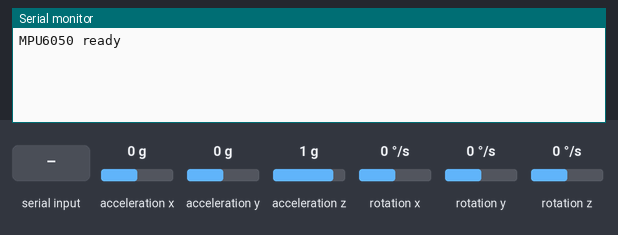
Simulated run of this sketch. Board: Raspberry Pi Pico. Parts: the last lines printed to the serial monitor. The test bench sets the inputs (shaded band); at power-on: acceleration x 0 g, acceleration y 0 g, acceleration z 1 g, rotation x 0 °/s, rotation y 0 °/s, rotation z 0 °/s.

Above: at 1.2 s.
1.3 s: "START 1\n" received over Serial
At 2.1 s:
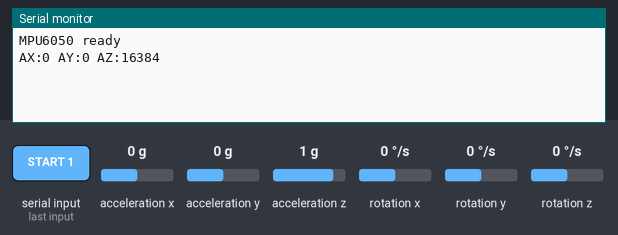
3.8 s: "START\n" received over Serial
At 4.2 s:
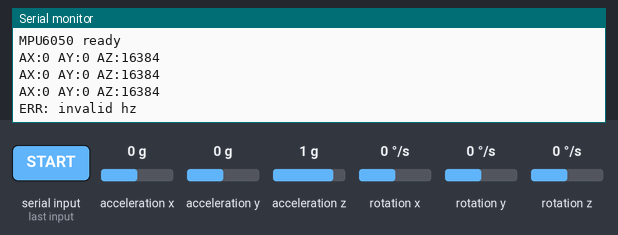
5.3 s: acceleration x set to -1.4 g
At 5.9 s:
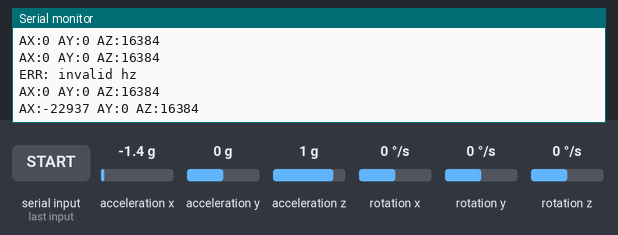
6.8 s: acceleration y set to -1.4 g
At 8.1 s:
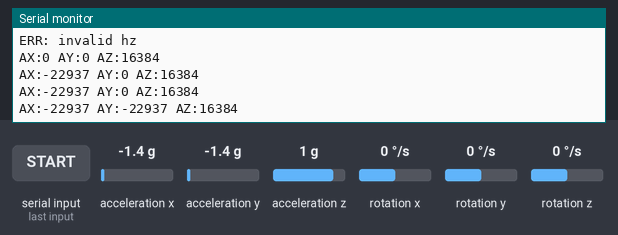
8.3 s: acceleration z set to -1.4 g
At 9.2 s:
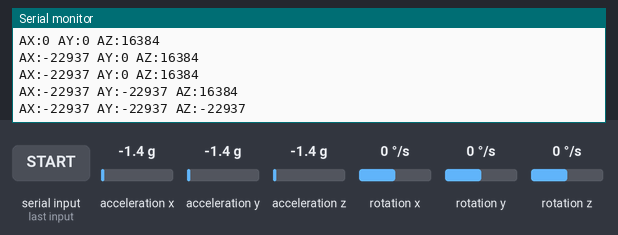

Measured:
- after the input at 1.3 s, the serial monitor: prints a new line at once (image 1)
- after the input at 3.8 s, the serial monitor: prints a new line at once (image 2)
- after the input at 5.3 s, the serial monitor: prints a new line at once (image 3)
- after the input at 6.8 s, the serial monitor: prints a new line after 0.61 s (image 4)
- after the input at 8.3 s, the serial monitor: prints a new line after 0.11 s (image 5)

The sketch:

active_mode_106.ino
```cpp
// snippet: active_mode_106
// tags: active, serial, command, response, mpu6050
// boards: avr, esp32, megaavr, nano33iot, romi32u4, rp2040
// library: MPU6050
// description: Active sketch: START <hz> begins streaming MPU6050 ax/ay/az
// prompts: active, sketch, start, begins, streaming, mpu6050
// verified: compile-only
// source: kd-generated (id 106)
// exact-include: Wire.h, MPU6050.h

#include <Wire.h>
#include <MPU6050.h>

MPU6050 mpu;
bool streaming = false;
unsigned long streamPrev = 0;
long streamInterval = 0;

void setup() {
  Serial.begin(9600);
  Wire.begin();
  mpu.initialize();  // MPU6050: returns void - check connection with testConnection(), not if(!initialize())
  if (!mpu.testConnection()) {
    Serial.println("MPU6050 not found");
    while (1);
  }
  Serial.println("MPU6050 ready");
}

void loop() {
  static unsigned long t = 0;
  if (millis() - t < 100) return;
  t = millis();

  if (Serial.available() > 0) {
    String command = Serial.readStringUntil('\n');
    command.trim();

    if (command.startsWith("START")) {
      // Parse Hz value after "START" + space
      int spaceIdx = command.indexOf(' ');
      int hz = 0;
      if (spaceIdx > 0) {
        hz = command.substring(spaceIdx + 1).toInt();
      }
      if (hz > 0) {
        streamInterval = 1000 / hz;
        streaming = true;
      } else {
        Serial.println("ERR: invalid hz");
      }
    } else if (command == "STOP") {
      streaming = false;
    }
  }

  if (streaming) {
    unsigned long now = millis();
    if (now - streamPrev >= streamInterval) {
      streamPrev = now;
      int16_t ax, ay, az, gx, gy, gz;
      mpu.getMotion6(&ax, &ay, &az, &gx, &gy, &gz);  // MPU6050: 6 int16_t* args (ax,ay,az,gx,gy,gz); Wire.begin() required (lib won't call it)

      Serial.print("AX:");
      Serial.print(ax);
      Serial.print(" AY:");
      Serial.print(ay);
      Serial.print(" AZ:");
      Serial.println(az);
    }
  }
}
```
